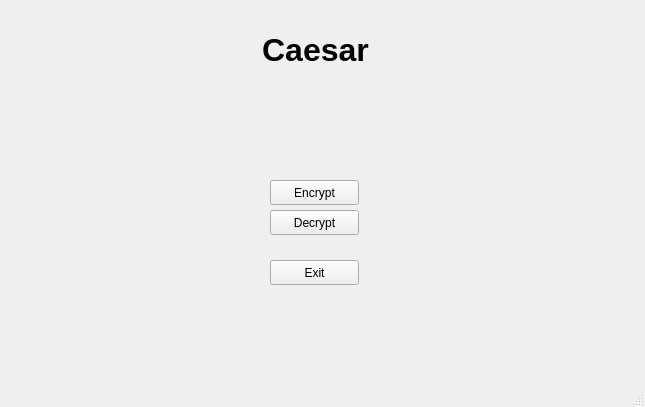
<?xml version="1.0" encoding="UTF-8"?>
<ui version="4.0">
 <class>Caesar</class>
 <widget class="QMainWindow" name="Caesar">
  <property name="geometry">
   <rect>
    <x>0</x>
    <y>0</y>
    <width>645</width>
    <height>407</height>
   </rect>
  </property>
  <property name="windowTitle">
   <string>Caesar</string>
  </property>
  <widget class="QWidget" name="centralwidget">
   <widget class="QLabel" name="title">
    <property name="geometry">
     <rect>
      <x>190</x>
      <y>30</y>
      <width>251</width>
      <height>41</height>
     </rect>
    </property>
    <property name="text">
     <string>&lt;html&gt;&lt;head/&gt;&lt;body&gt;&lt;p align=&quot;center&quot;&gt;&lt;span style=&quot; font-size:24pt; font-weight:700;&quot;&gt;Caesar&lt;/span&gt;&lt;/p&gt;&lt;/body&gt;&lt;/html&gt;</string>
    </property>
   </widget>
   <widget class="QPushButton" name="pushButton_Encrypt">
    <property name="geometry">
     <rect>
      <x>270</x>
      <y>180</y>
      <width>89</width>
      <height>25</height>
     </rect>
    </property>
    <property name="text">
     <string>Encrypt</string>
    </property>
   </widget>
   <widget class="QPushButton" name="pushButton_Decrypt">
    <property name="geometry">
     <rect>
      <x>270</x>
      <y>210</y>
      <width>89</width>
      <height>25</height>
     </rect>
    </property>
    <property name="text">
     <string>Decrypt</string>
    </property>
   </widget>
   <widget class="QPushButton" name="pushButton_Exit">
    <property name="geometry">
     <rect>
      <x>270</x>
      <y>260</y>
      <width>89</width>
      <height>25</height>
     </rect>
    </property>
    <property name="text">
     <string>Exit</string>
    </property>
   </widget>
  </widget>
  <widget class="QMenuBar" name="menubar">
   <property name="geometry">
    <rect>
     <x>0</x>
     <y>0</y>
     <width>645</width>
     <height>22</height>
    </rect>
   </property>
  </widget>
  <widget class="QStatusBar" name="statusbar"/>
 </widget>
 <resources/>
 <connections/>
</ui>
